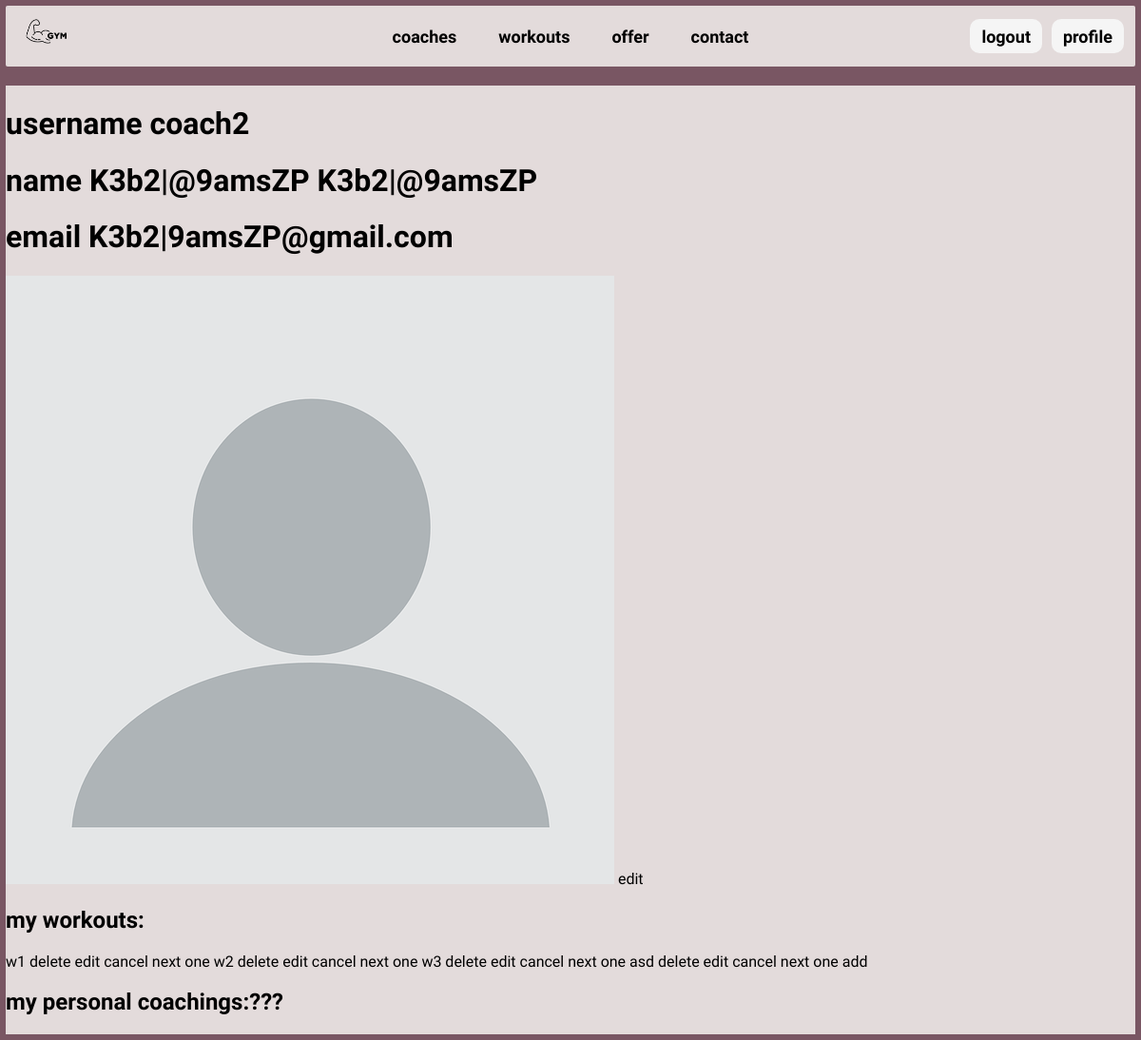
/users/my_profile/ (signed in), run on the app's committed database.
### users/models.py (models this page shows)
class User(AbstractUser):
    is_coach = models.BooleanField()
    profile_picture = models.ImageField(upload_to='profile_pictures/',
                                        default='profile_pictures/default.png')
    gender = models.CharField(
        choices=[('M', 'Male'),
                 ('F', 'Female')],
        max_length=1)

### workout/models.py (models this page shows)
class Workout(models.Model):
    name = models.CharField(max_length=100)
    coach = models.ForeignKey(User, on_delete=models.CASCADE, related_name='coach_workouts')
    client = models.ManyToManyField(User, related_name='client_workouts')
    description = models.TextField()
    target = models.CharField(max_length=50)
    start_time = models.TimeField(null=True)
    end_time = models.TimeField(null=True)
    max_participants = models.IntegerField()
    class Difficulty(models.TextChoices):
        BEGINNER = 'beginner', 'Beginner'
        INTERMEDIATE = 'intermediate', 'Intermediate'
        ADVANCED = 'advanced', 'Advanced'
    difficulty = models.CharField(
        max_length=20,
        choices=Difficulty.choices,
        null=True,
    )
    class Weekdays(models.TextChoices):
        MONDAY = 'monday', 'Monday'
        TUESDAY = 'tuesday', 'Tuesday'
        WEDNESDAY = 'wednesday', 'Wednesday'
        THURSDAY = 'thursday', 'Thursday'
        FRIDAY = 'friday', 'Friday'
        SATURDAY = 'saturday', 'Saturday'
        SUNDAY = 'sunday', 'Sunday'
    day = models.CharField(
        choices=Weekdays.choices,
        max_length=10,
        null=True,
    )
    class Status(models.TextChoices):
        ACTIVE = 'active', 'Active'
        INACTIVE = 'inactive', 'Inactive'
    status = models.CharField(
        choices=Status.choices,
        default=Status.ACTIVE,
        max_length=10,
    )

### users/views.py (the view)
# urls.py: path("my_profile/", views.current_profile, name="current_profile"),
@login_required
def current_profile(request):
    user = request.user
    context = {
        'user': user
    }
    if user.is_coach:
        workouts = Workout.objects.filter(coach=user).filter(status='active')
        context['workouts'] = workouts
        return render(request, 'users/coach_profile.html', context)
    else:
        workouts = Workout.objects.filter(client=user)
        context['workouts'] = workouts
        return render(request, 'users/user_profile.html', context)

### users/templates/users/coach_profile.html (shortened to what this page needs)
{% extends 'core/index.html' %}
{% block content %}
{%include 'users/user_info.html'%}
<h2>my workouts:</h2>
{% for workout in workouts %}
<a href="{% url 'workout:details_workout' workout.id%}" >{{workout.name}}</a>
<a href="{% url 'workout:delete_workout'%}?workout_id={{workout.id}}">delete</a>
<a href="{%url 'workout:edit_workout'%}?workout_id={{workout.id}}">edit</a>
<a href="">cancel next one</a>
{% endfor %}
<a href="{% url 'workout:add_workout'%}">add</a>
<h2>my personal coachings:???</h2>
{% endblock %}

### users/templates/users/user_info.html
{% block user_info %}
<h1>username {{ user.username }}</h1>
<h1>name {{ user.first_name }} {{ user.last_name}}</h1>
<h1>email {{ user.email }}</h1>
<img alt="profile_picture" src="{{ user.profile_picture.url }}" >
<a href="{% url 'users:edit' %}">edit</a>
{%endblock%}

### core/static/styles.css (style rules this page uses)
body { font-family: "Raleway", serif; font-optical-sizing: auto; font-style: normal; background: #795663; display: flex; flex-direction: column; align-items: center; margin: 0.5vw 0.5vw; }
a { text-decoration: none; color: black; }

### data on the page
User: username "coach2", first_name "K3b2|@9amsZP", last_name "K3b2|@9amsZP", email "K3b2|9amsZP@gmail.com", profile_picture (placeholder picture)
Workout: name "w1"
Workout: name "w2"
Workout: name "w3"
Workout: name "asd"
